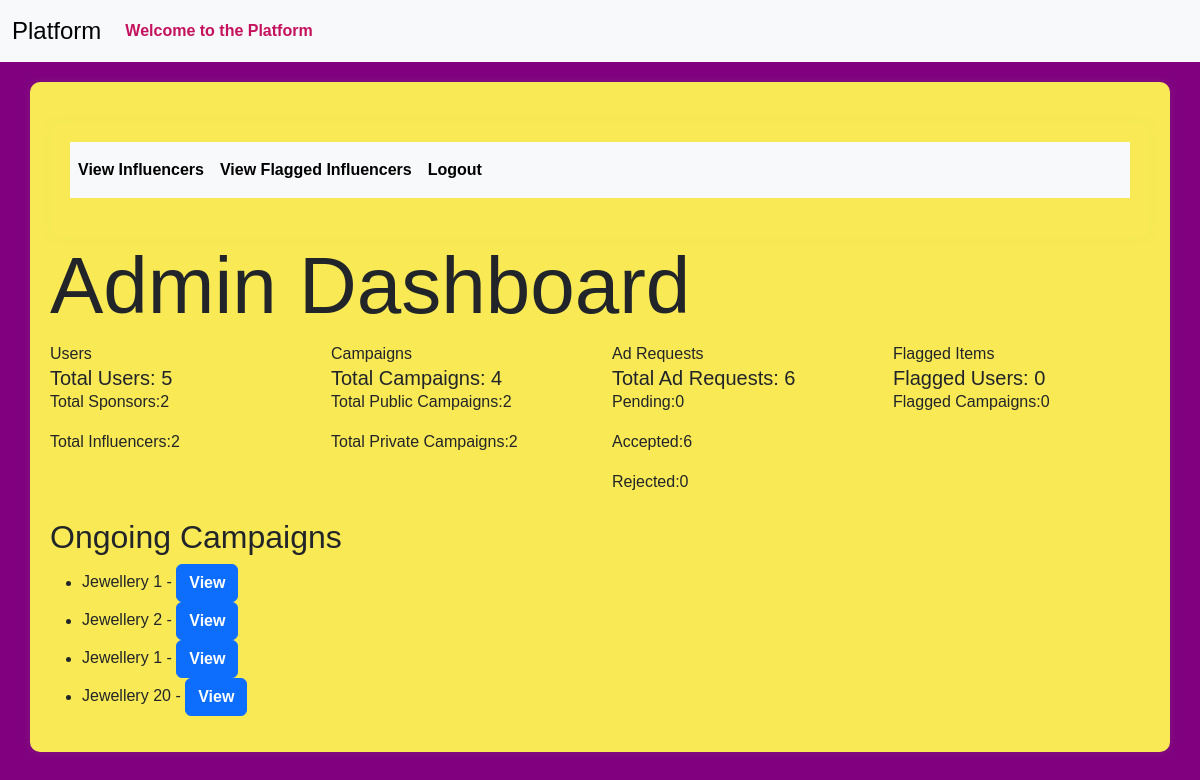
The app's page /admin (signed in) with its own data.
### models.py (models this page shows)
class Campaign(db.Model):
    __tablename__ = 'campaign'
    id = Column(Integer, primary_key=True)
    name = Column(String(256), unique=False)
    description = Column(Text, nullable=True)
    start_date = Column(Date, nullable=False,default=date.today())
    end_date = Column(Date, nullable=False,default=lambda:date.today()+timedelta(days=30))
    budget = Column(Float, nullable=False,default=0.0)
    visibility = Column(Enum('public', 'private', name='visibility_enum'), nullable=False, default='public')
    sponsor_id = Column(Integer, ForeignKey('sponsor.id'), nullable=False)
    flagged = Column(Boolean, default=False)
    status = Column(String(20), nullable=False,default='In Progress')
    niche = db.Column(db.Enum(NicheEnum), nullable=True)
    completion_status = Column(Boolean, default=False)
    sponsor = relationship('Sponsor', backref='campaigns', overlaps="sponsor_campaigns,sponsor_relation")

### routes.py (the view)
@app.route('/admin')
@auth_required
def admin_dashboard():
    total_users = User.query.count()
    total_sponsors = User.query.filter_by(user_type='sponsor').count()
    total_influencers = User.query.filter_by(user_type='influencer').count()
    total_campaigns = Campaign.query.count()
    total_public_campaigns = Campaign.query.filter_by(visibility='public').count()
    total_private_campaigns = Campaign.query.filter_by(visibility='private').count()
    total_ad_requests = AdRequest.query.count()
    total_pending_requests = AdRequest.query.filter_by(status='Pending').count()
    total_accepted_requests = AdRequest.query.filter_by(status='Accepted').count()
    total_rejected_requests = AdRequest.query.filter_by(status='Rejected').count()
    flagged_users = User.query.filter_by(flagged=True).count()
    flagged_campaigns = Campaign.query.filter_by(flagged=True).count()
    ongoing_campaigns_list = Campaign.query.filter(Campaign.end_date >= date.today()).all()
    flagged_users_list = User.query.filter_by(flagged=True).all()
    flagged_campaigns_list = Campaign.query.filter_by(flagged=True).all()
    flagged_items_list = flagged_users_list + flagged_campaigns_list
    return render_template('admin_dashboard.html', total_users=total_users, total_sponsors=total_sponsors,
                           total_influencers=total_influencers, total_campaigns=total_campaigns,
                           total_public_campaigns=total_public_campaigns, total_private_campaigns=total_private_campaigns,
                           total_ad_requests=total_ad_requests, total_pending_requests=total_pending_requests,
                           total_accepted_requests=total_accepted_requests, total_rejected_requests=total_rejected_requests,
                           flagged_users=flagged_users, flagged_campaigns=flagged_campaigns,
                           ongoing_campaigns=ongoing_campaigns_list, flagged_items=flagged_items_list)

### app.py (called while the page is built)
@login_manager.user_loader
def load_user(user_id):
    return User.query.get(int(user_id))

### routes.py (called while the page is built)
def auth_required(func):
    @wraps(func)
    def inner(*args,**kwargs):
        if 'user_id' in session:
            return func(*args,**kwargs)
        else:
           flash('Kindly login first.')
           return redirect(url_for('login'))
    return inner

### templates/admin_dashboard.html (shortened to what this page needs)
{% extends 'layout.html' %}
{% block content %}
<div class="container">
    <nav class="navbar navbar-expand-lg bg-body-tertiary">
        <div class="collapse navbar-collapse" id="navbarSupportedContent">
          <ul class="navbar-nav me-auto mb-2 mb-lg-0">
            <li class="nav-item">
              <a class="nav-link active" href="{{url_for('admin_view_influencers')}}">View Influencers</a>
            </li>
            <li class="nav-item">
                <a class="nav-link active" href="{{url_for('admin_view_flagged_influencers')}}">View Flagged Influencers</a>
            </li>
            <li class="nav-item">
              <a class="nav-link active" href="{{url_for('logout')}}">Logout</a>
            </li>
          </ul>
        </div>
      </div>
    <h1 class="display-1"> Admin Dashboard</h1>
    <div class="row">
        <div class="col">
            <div class="card-header">
                Users
            </div>
            <div class="card-body">
                <h5 class="card-title">Total Users: {{ total_users}}</h5>
                <p class="card-text"> Total Sponsors:{{total_sponsors}}</p>
                <p class="card-text"> Total Influencers:{{total_influencers}}</p>
            </div>
        </div>
    <div class="col">
        <div class="card-header">
            Campaigns
        </div>
        <div class="card-body">
            <h5 class="card-title">Total Campaigns: {{ total_campaigns}}</h5>
            <p class="card-text"> Total Public Campaigns:{{total_public_campaigns}}</p>
            <p class="card-text"> Total Private Campaigns:{{total_private_campaigns}}</p>
        </div>
    </div>
    <div class="col">
        <div class="card-header">
            Ad Requests
        </div>
        <div class="card-body">
            <h5 class="card-title">Total Ad Requests: {{ total_ad_requests}}</h5>
            <p class="card-text"> Pending:{{total_pending_requests}}</p>
            <p class="card-text"> Accepted:{{total_accepted_requests}}</p>
            <p class="card-text"> Rejected:{{total_rejected_requests}}</p>
        </div>
    </div>
    <div class="col">
        <div class="card-header">
            Flagged Items
        </div>
        <div class="card-body">
            <h5 class="card-title">Flagged Users: {{ flagged_users}}</h5>
            <p class="card-text"> Flagged Campaigns:{{flagged_campaigns}}</p>
        </div>
    </div>
    <div class="mt-4">
        <h2>Ongoing Campaigns</h2>
        {% if ongoing_campaigns %}
            <ul>
                {% for campaign in ongoing_campaigns %}
                    <li>{{ campaign.name }} - <a href="{{ url_for('admin_view_campaign', campaign_id=campaign.id) }}" class="btn btn-primary">View</a></li>
                {% endfor %}
            </ul>
        {% else %}
            <p>No ongoing campaigns.</p>
        {% endif %}
    </div>
</div>
{% endblock %}

### static/profile_pictures/style.css (style rules this page uses)
body { font-family: 'Arial', sans-serif; background-color:#800080; }
.navbar { margin-bottom: 20px; }
.nav-link { color: #c5125d; font-weight: bold; }
.container { margin-top: 20px; background-color: #f9e955; padding: 20px; border-radius: 10px; box-shadow: 0px 0px 10px rgba(154, 241, 83, 0.1); }
.btn { font-weight: bold; }

### records on screen
Campaign: name "Jewellery 1"
Campaign: name "Jewellery 2"
Campaign: name "Jewellery 1"
Campaign: name "Jewellery 20"

### other values on screen
{{ total_users }} "5"
{{ total_sponsors }} "2"
{{ total_influencers }} "2"
{{ total_campaigns }} "4"
{{ total_public_campaigns }} "2"
{{ total_private_campaigns }} "2"
{{ total_ad_requests }} "6"
{{ total_pending_requests }} "0"
{{ total_accepted_requests }} "6"
{{ total_rejected_requests }} "0"
{{ flagged_users }} "0"
{{ flagged_campaigns }} "0"
